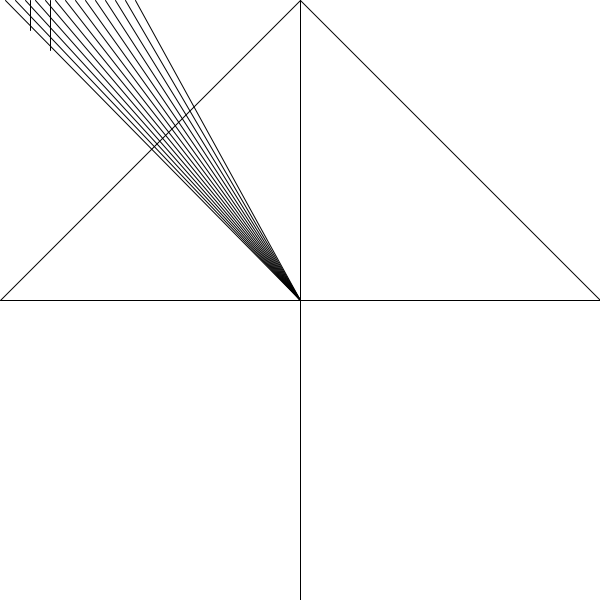
Frame 1 (no input)
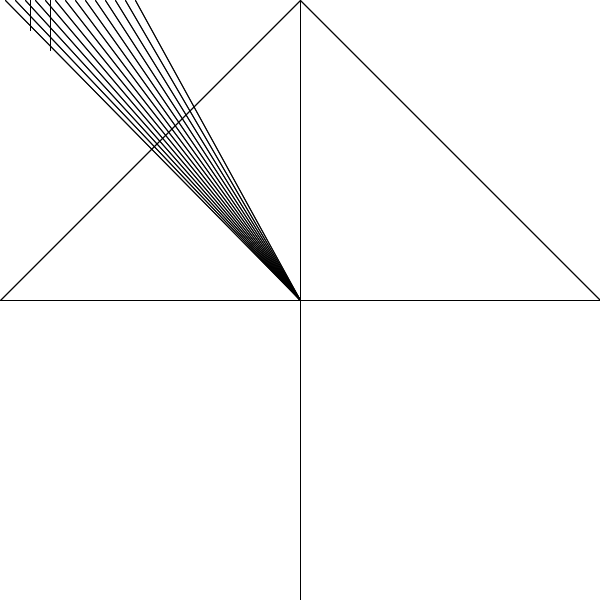
Frame 2 (the mouse pressed at the canvas centre, redrawn once)

The Processing sketch that drew these frames (run headless with seeded random() and noise(); the mouse was pressed at the canvas centre and the sketch redrawn once):

// Processing sketch: Saskia_Freeke_hw3
// ── Saskia_Freeke_hw3.pde
void setup() {
  size(600, 600);
  background(255);
  noLoop();
}
void draw() {
  line(width*0.50, height*0.0, width*1.00, height*0.50);
  line(width*0.50, height*0.0, width*0.50, height*0.50);
  line(width*0.50, height*0.50, width*1.00, height*0.50);
  line(width*0.0, height*0.50, width*0.50, height*0.50);
  line(width*0.0, height*0.50, width*0.50, height*0.0);
  line(width*0.50, height*0.50, width*0.50, height*1.00);
  line(5, 0, 300, 300);
  line(15, 0, 300, 300);
  line(25, 0, 300, 300);
  line(35, 0, 300, 300);
  line(45, 0, 300, 300);
  line(55, 0, 300, 300);
  line(65, 0, 300, 300);
  line(75, 0, 300, 300);
  line(85, 0, 300, 300);
  line(95, 0, 300, 300);
  line(105, 0, 300, 300);
  line(115, 0, 300, 300);
  line(125, 0, 300, 300);
  line(135, 0, 300, 300);
  line(30, 0, 30, 30);
  line(50, 0, 50, 50);

}
